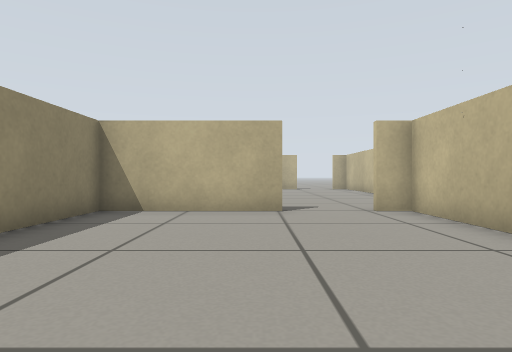
[1] (above)

17 first-person views from a walk through a robot-simulator world made for Gazebo. The camera is 0.39 m above the floor, looks level and sees 75° across. The floor is counted in squares, 0.5 m on a side. Each view is taken from the middle of a square. On the plan, view 1 faces up. The plan holds only what a view shows up to about 11 squares ahead; the rest is blank.

[2]
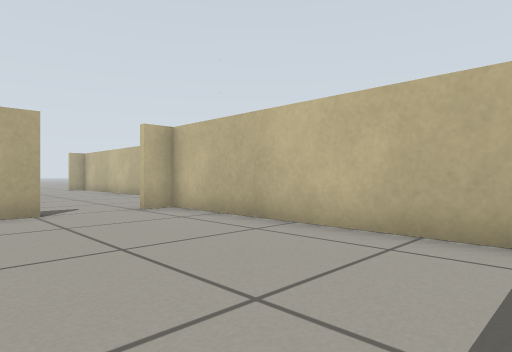

[3]
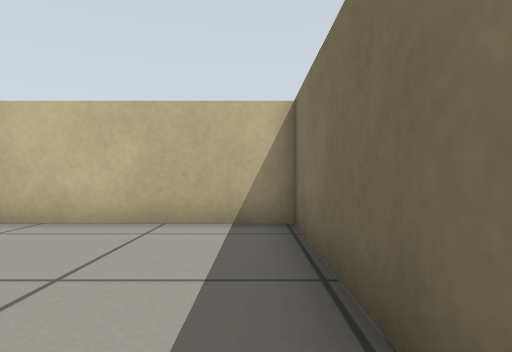

[4]
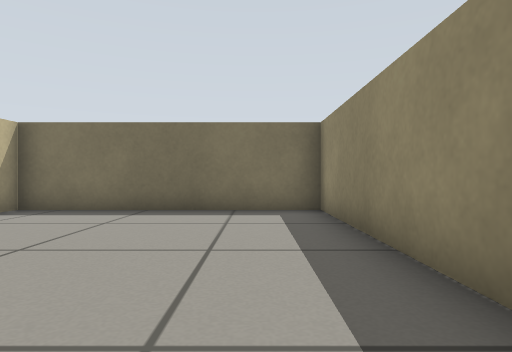

[5]
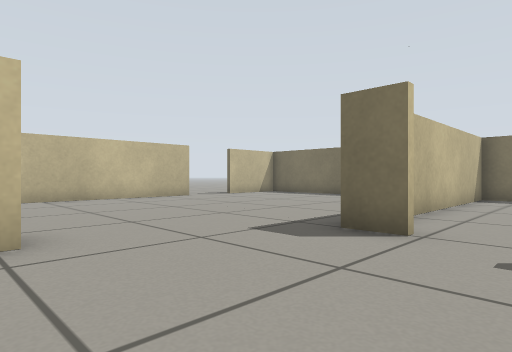

[6]
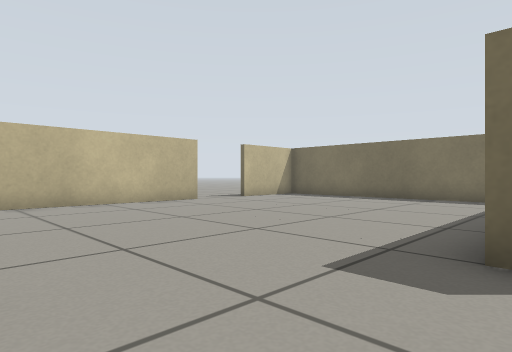

[7]
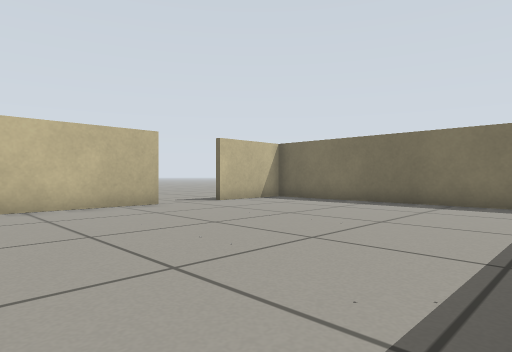

[8]
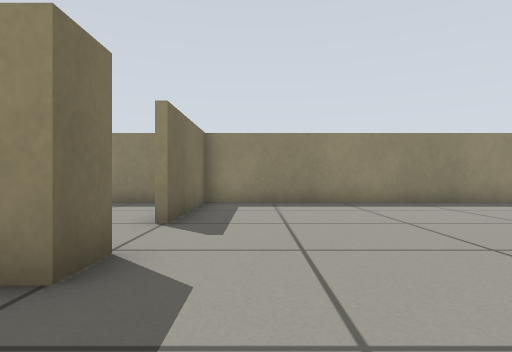

[9]
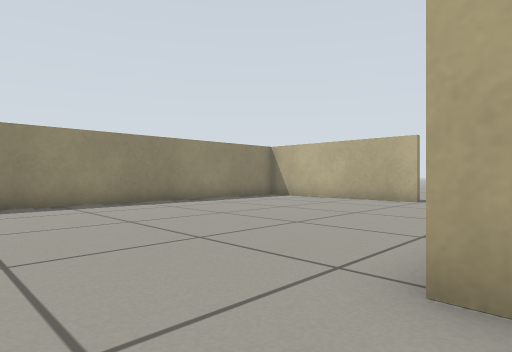

[10]
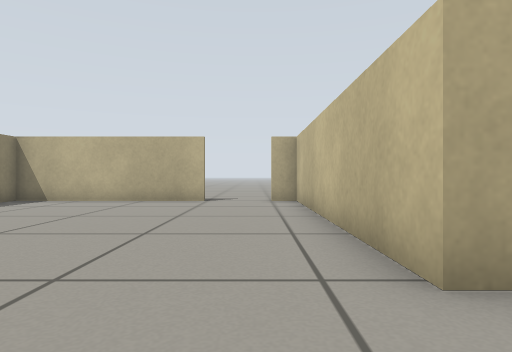

[11]
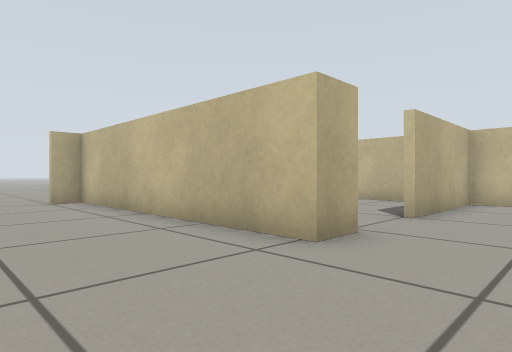

[12]
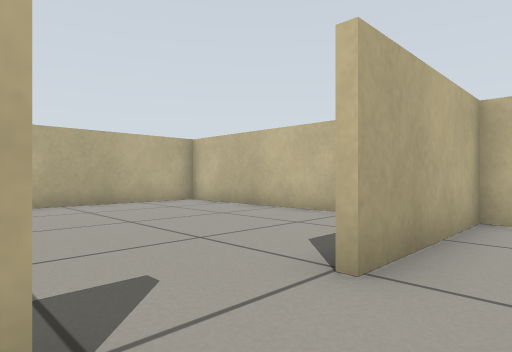

[13]
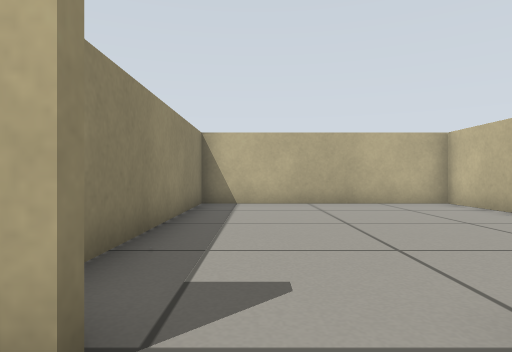

[14]
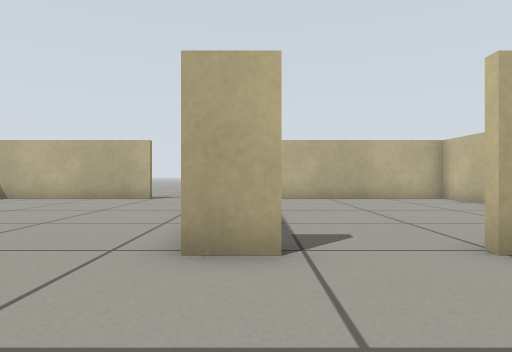

[15]
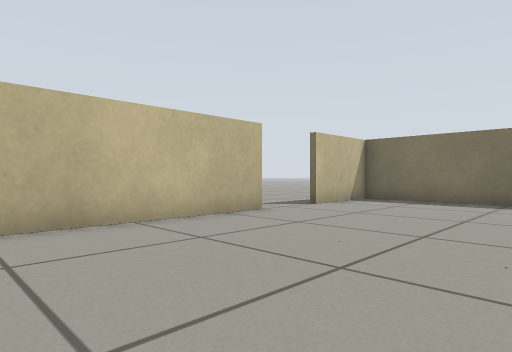

[16]
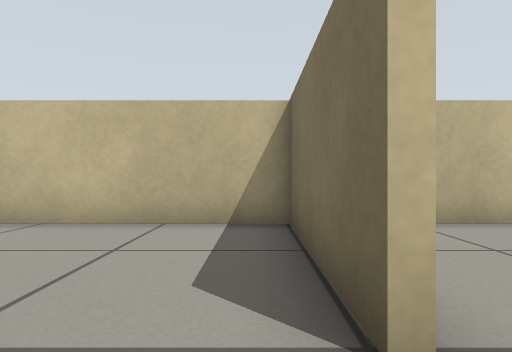

[17]
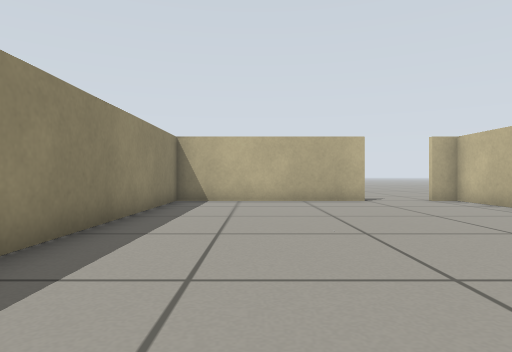

### Floor plan
Ten units are one square. View 1 is at (0, 0); x grows to the right and y downward. Boxes are objects, and circles mark ways between rooms. Rooms are numbered by the first view taken in them; rooms with no view inside come last. Other rooms are left out.
<svg viewBox="-40 -205 175 216">
<path fill="none" stroke="#000" d="M6 -74 -35 -74 -35 6 34 6 34 -74M36 -74 26 -74M53 -113 53 -194M25 -194 -35 -194 -35 -76 6 -76M26 -76 36 -76M124 -44 124 -109M36 -76 36 -74M51 6 120 6M63 -113 53 -113M124 1 124 -23M124 -113 83 -113M82 -115 124 -115M124 -109 124 -194 45 -194M55 -194 55 -129"/>
<circle cx="15" cy="-80" r="3" fill="#2a7"/>
<circle cx="40" cy="-95" r="3" fill="#2a7"/>
<circle cx="75" cy="-110" r="3" fill="#2a7"/>
<text x="0" y="-40">1</text>
<text x="10" y="-140">2</text>
<text x="80" y="-50">3</text>
<text x="90" y="-150">4</text>
</svg>
Room 1 opens to room 2. Room 2 opens to room 3. Room 3 opens to room 4.

Where each view was taken, in squares from view 1:
view 1: 0 up, 0 right, facing up
view 2: 0 up, 1 left, facing up-right
view 3: 0 up, 2 left, facing right
view 4: 7 up, 2 left, facing down
view 5: 12 up, 1 right, facing down-right
view 6: 11 up, 3 right, facing down-right
view 7: 9 up, 4 right, facing down-right
view 8: 9 up, 6 right, facing left
view 9: 9 up, 6 right, facing up-left
view 10: 9 up, 4 right, facing up
view 11: 9 up, 2 right, facing up-right
view 12: 10 up, 6 right, facing up-right
view 13: 10 up, 7 right, facing up
view 14: 8 up, 6 right, facing up
view 15: 10 up, 7 right, facing down-right
view 16: 12 up, 7 right, facing right
view 17: 9 up, 1 left, facing up
